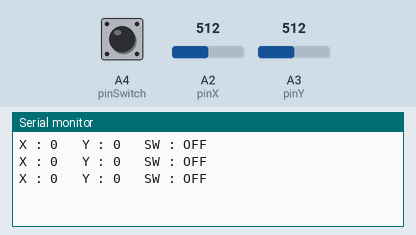
This sketch was run on a simulated Arduino Uno, built with avr-gcc and run on an emulated ATmega328P. Shown: the last lines printed to the serial monitor. The test bench sets the inputs (shaded band); at power-on: A4 (pinSwitch) HIGH, A2 (pinX) = 512, A3 (pinY) = 512.

Above: at 1.3 s.
1.4 s: A4 (pinSwitch) pulled LOW for 0.6 s
At 1.9 s:
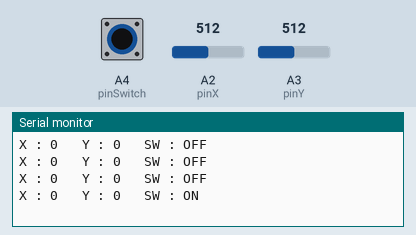
3.5 s: A2 (pinX) set to 716
At 3.9 s:
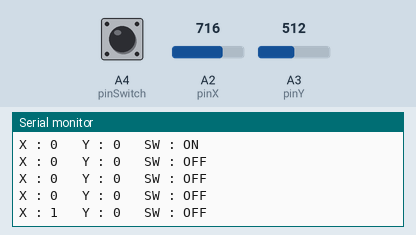
5.0 s: A3 (pinY) set to 716
At 5.4 s:
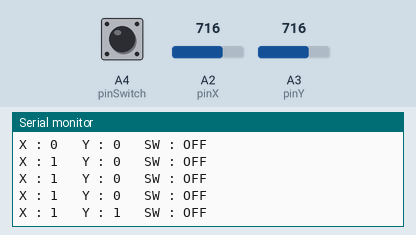
6.5 s: A4 (pinSwitch) pulled LOW for 1 s
At 6.9 s:
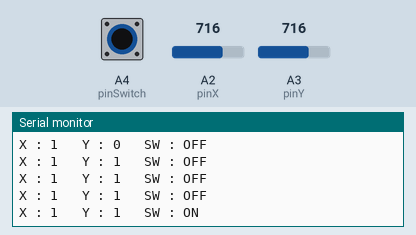
9.0 s: A2 (pinX) set to 900
At 9.4 s:
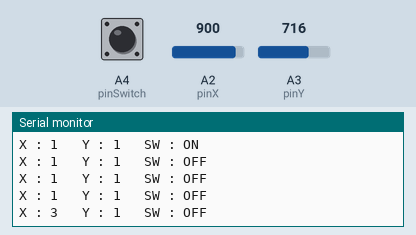
10.5 s: A3 (pinY) set to 900
At 10.9 s:
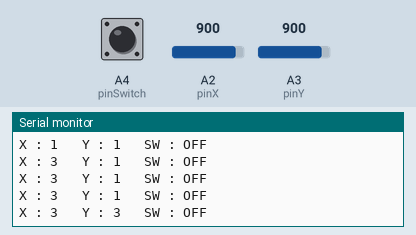
Timing chart, 0 to 13.0 s (numbered marks = the images above; inputs shaded):
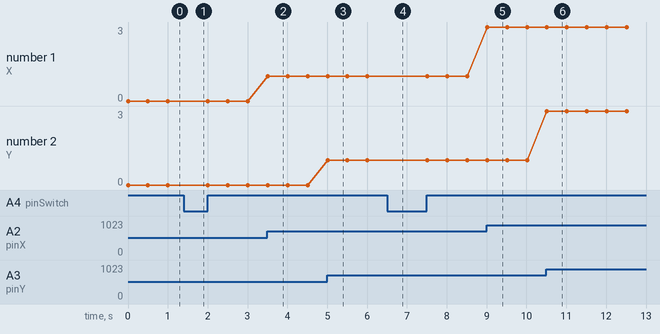

The sketch:

Joystick.ino
```cpp
int pinGnd = A0;
int pinVcc = A1;
int pinX= A2;
int pinY= A3;
int pinSwitch= A4;

void setup()
{
  Serial.begin(115200);
  pinMode(pinGnd, OUTPUT);
  pinMode(pinVcc, OUTPUT);
  pinMode(pinX, INPUT);
  pinMode(pinY, INPUT);
  pinMode(pinSwitch, INPUT_PULLUP);
  digitalWrite(pinGnd, LOW);
  digitalWrite(pinVcc, HIGH);
}

void loop()
{
  int x = map(analogRead(pinX), 0, 1023, -5, 5);
  int y = map(analogRead(pinY), 0, 1023, -5, 5);
  Serial.print("X : ");
  Serial.print(x);
  Serial.print(" \tY : ");
  Serial.print(y);
  Serial.print(" \tSW : ");

  if(!digitalRead(pinSwitch))
  {
   Serial.println("ON");
  }
  else
  {
   Serial.println("OFF");
  }
  delay(500);
}
```

Measured:
- after the input at 1.4 s, the serial monitor: prints a new line after 0.10 s (image 1)
- after the input at 3.5 s, the serial monitor: prints a new line at once (image 2)
- after the input at 5.0 s, the serial monitor: prints a new line at once (image 3)
- after the input at 6.5 s, the serial monitor: prints a new line at once (image 4)
- after the input at 9.0 s, the serial monitor: prints a new line at once (image 5)
- after the input at 10.5 s, the serial monitor: prints a new line at once (image 6)
- plotted number 1: 0 → 1 after the input at 3.5 s, 1 → 3 after the input at 9.0 s
